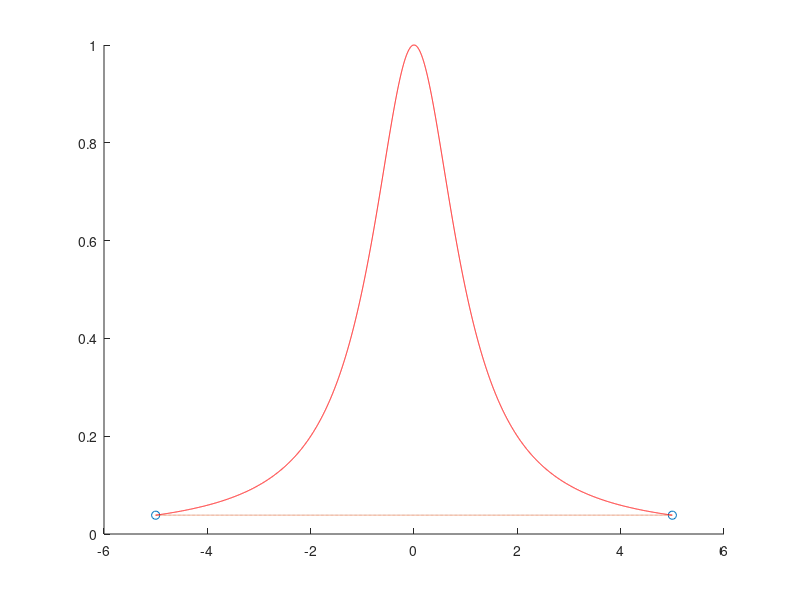
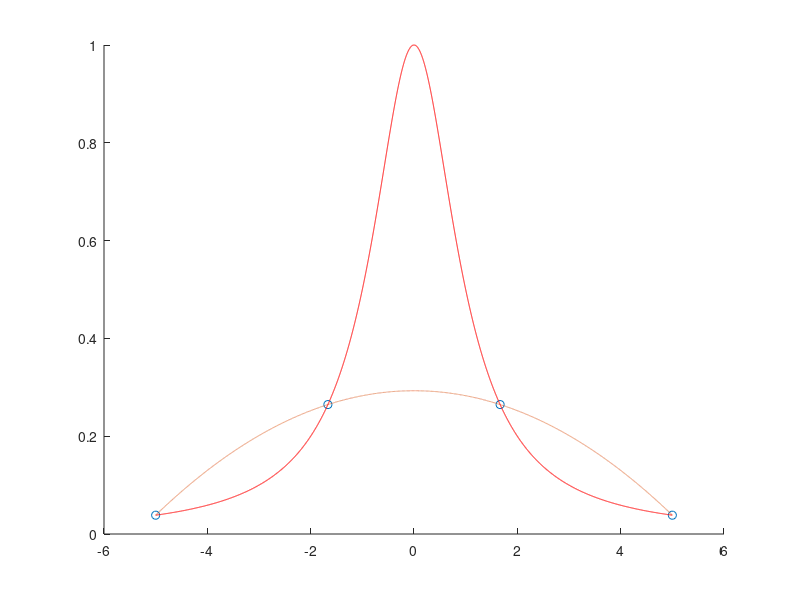
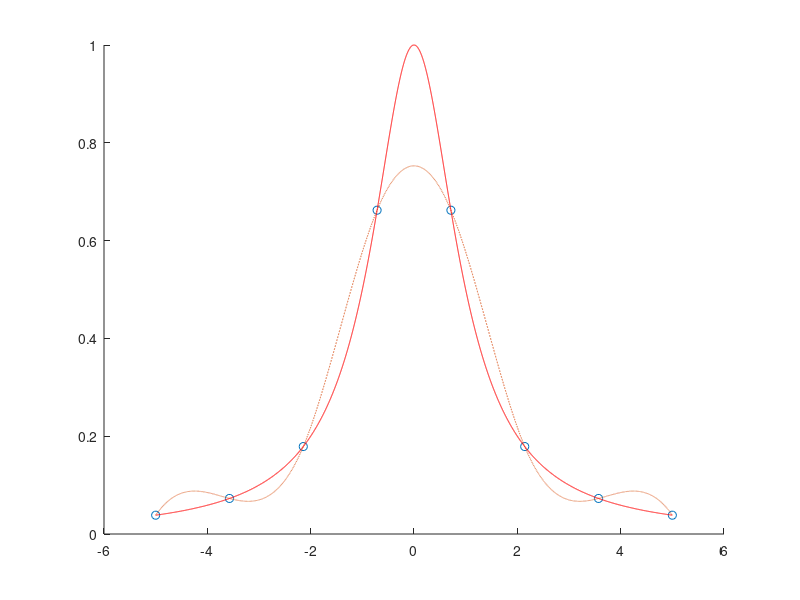
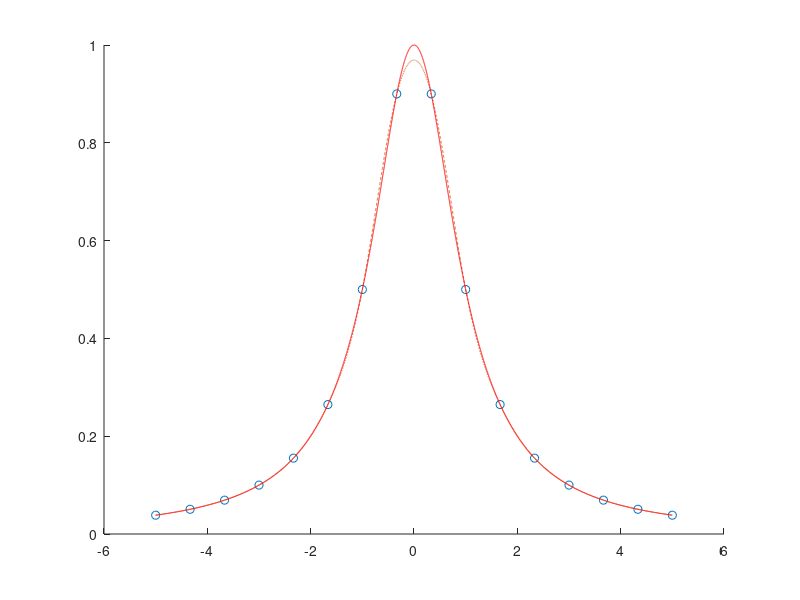

These figures' MATLAB source, in order:
% Interpolationsfunktion
f = @(x) 1./(x.^2+1);

% betrachtetes Intervall
a=-5;
b=5;

% Auswertungspunkte
xx = a:0.001:b;
yy = f(xx);

% Anzahl ?quidistanter St?tzstellen
n=5:-1:1;

hold all;
for i=n
    x = linspace(a,b,2^i);
    y = f(x);
    ys = spline(x,y,xx);
    
    figure(i);
    hold on;
    plot(x,y,'o')
    plot(xx,ys,'--');
    plot(xx,yy,'r');
    hold off;
end

